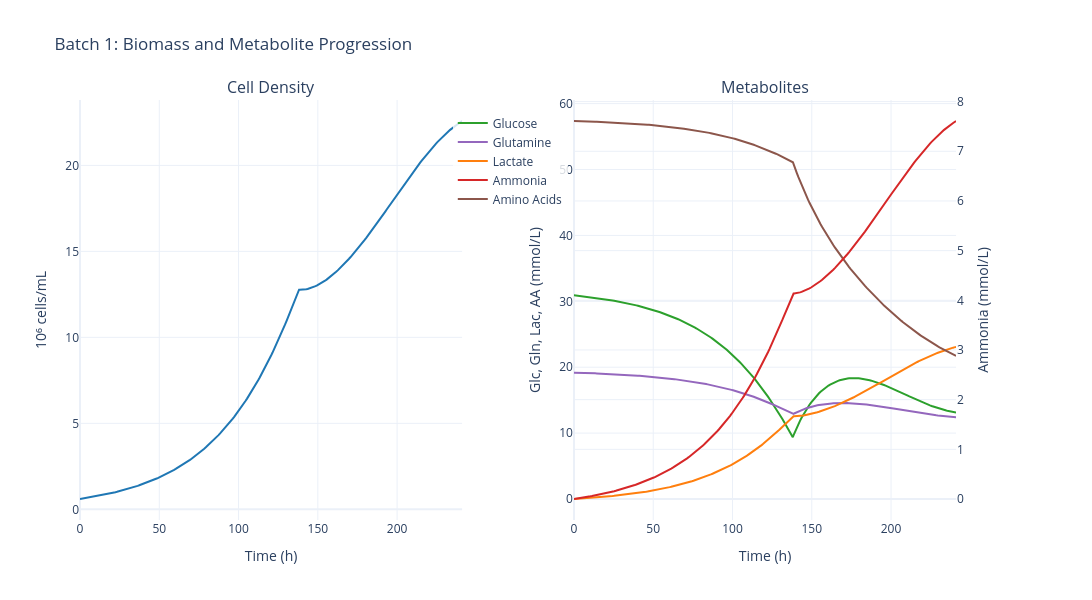

The notebook cell this image was saved under:
### Markdown cell above
## 5. Batch Plots

### Code cell
# Cell density & metabolites
fig = data.plot_biomass_metabolites(batch_number=BATCH_NUMBER)
fig.show()

### Figure 1 — Plotly figure (JSON) as saved in the notebook; plotly's stock layout.template omitted (floating-point values rounded to 4 significant figures; data arrays with more than 128 entries replaced by an {"elided": "..."} marker saying what was removed)
{"data": [{"hovertemplate": "Time: %{x:.1f} h<br>Cell Density: %{y:.2f} 10⁶ cells/mL<extra></extra>", "line": {"color": "#1f77b4", "width": 2}, "mode": "lines", "name": "Cell Density", "showlegend": false, "type": "scatter", "x": {"elided": "275 float values"}, "xaxis": "x", "y": {"elided": "275 float values"}, "yaxis": "y"}, {"hovertemplate": "Time: %{x:.1f} h<br>Glucose: %{y:.2f} mmol/L<extra></extra>", "line": {"color": "#2ca02c", "width": 2}, "mode": "lines", "name": "Glucose", "type": "scatter", "x": {"elided": "275 float values"}, "xaxis": "x2", "y": {"elided": "275 float values"}, "yaxis": "y2"}, {"hovertemplate": "Time: %{x:.1f} h<br>Glutamine: %{y:.2f} mmol/L<extra></extra>", "line": {"color": "#9467bd", "width": 2}, "mode": "lines", "name": "Glutamine", "type": "scatter", "x": {"elided": "275 float values"}, "xaxis": "x2", "y": {"elided": "275 float values"}, "yaxis": "y2"}, {"hovertemplate": "Time: %{x:.1f} h<br>Lactate: %{y:.2f} mmol/L<extra></extra>", "line": {"color": "#ff7f0e", "width": 2}, "mode": "lines", "name": "Lactate", "type": "scatter", "x": {"elided": "275 float values"}, "xaxis": "x2", "y": {"elided": "275 float values"}, "yaxis": "y2"}, {"hovertemplate": "Time: %{x:.1f} h<br>Ammonia: %{y:.2f} mmol/L<extra></extra>", "line": {"color": "#d62728", "width": 2}, "mode": "lines", "name": "Ammonia", "type": "scatter", "x": {"elided": "275 float values"}, "xaxis": "x2", "y": {"elided": "275 float values"}, "yaxis": "y3"}, {"hovertemplate": "Time: %{x:.1f} h<br>Amino Acids: %{y:.2f} mmol/L<extra></extra>", "line": {"color": "#8c564b", "width": 2}, "mode": "lines", "name": "Amino Acids", "type": "scatter", "x": {"elided": "275 float values"}, "xaxis": "x2", "y": {"elided": "275 float values"}, "yaxis": "y2"}], "layout": {"annotations": [{"font": {"size": 16}, "showarrow": false, "text": "Cell Density", "x": 0.205, "xanchor": "center", "xref": "paper", "y": 1, "yanchor": "bottom", "yref": "paper"}, {"font": {"size": 16}, "showarrow": false, "text": "Metabolites", "x": 0.735, "xanchor": "center", "xref": "paper", "y": 1, "yanchor": "bottom", "yref": "paper"}], "font": {"size": 12}, "height": 600, "legend": {"bgcolor": "rgba(255,255,255,0.8)", "x": 0.4, "y": 0.98}, "showlegend": true, "title": {"text": "Batch 1: Biomass and Metabolite Progression"}, "width": 1400, "xaxis": {"anchor": "y", "domain": [0, 0.41], "title": {"text": "Time (h)"}}, "xaxis2": {"anchor": "y2", "domain": [0.53, 0.94], "title": {"text": "Time (h)"}}, "yaxis": {"anchor": "x", "domain": [0, 1], "title": {"text": "10⁶ cells/mL"}}, "yaxis2": {"anchor": "x2", "domain": [0, 1], "title": {"text": "Glc, Gln, Lac, AA (mmol/L)"}}, "yaxis3": {"anchor": "x2", "overlaying": "y2", "side": "right", "title": {"text": "Ammonia (mmol/L)"}}}}
